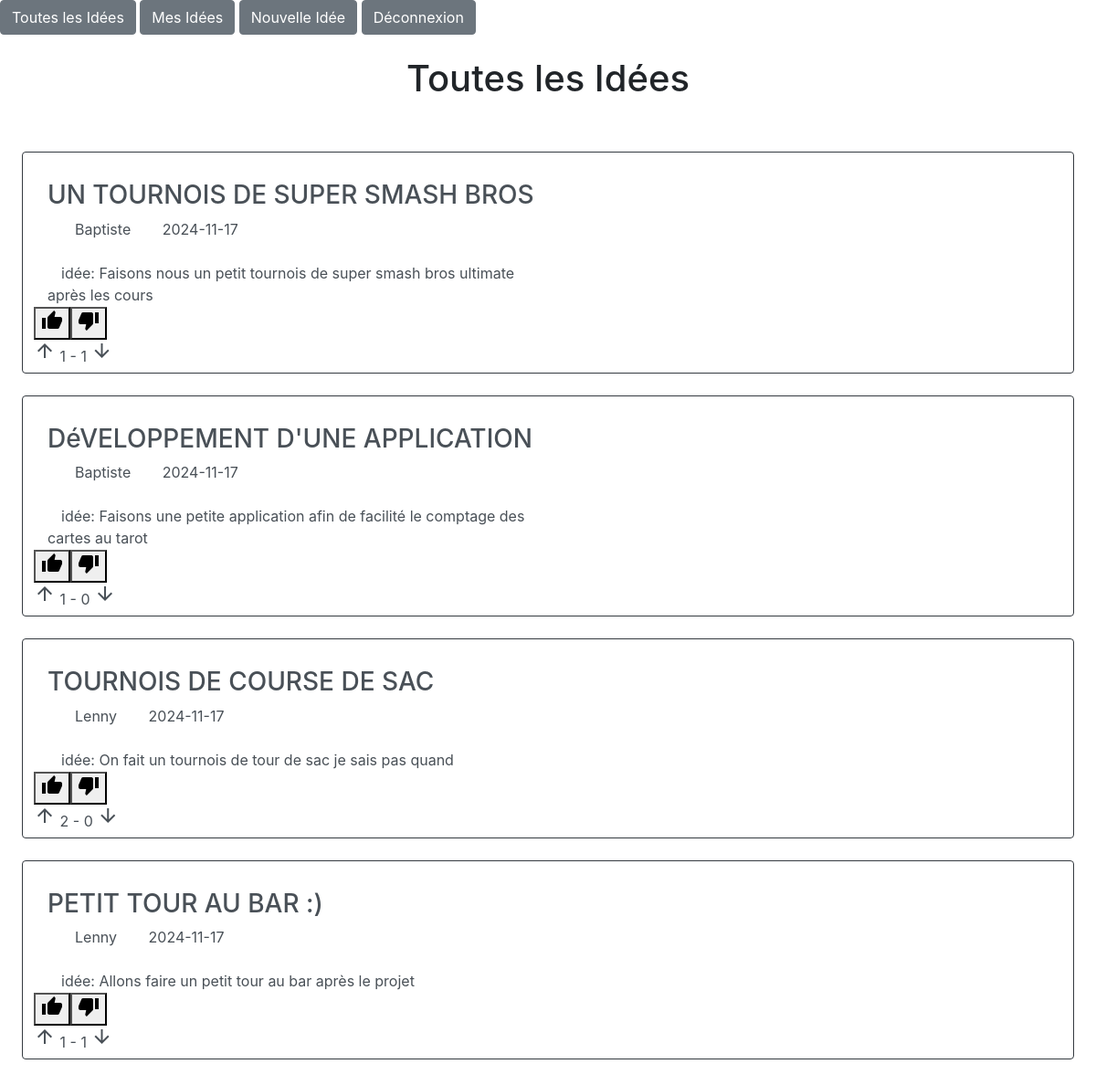
The app's page /liste_idees.php with its own data.
### tables this page shows
CREATE TABLE IF NOT EXISTS `idees` (
  `id_idees` bigint NOT NULL AUTO_INCREMENT,
  `titre_idees` varchar(255) DEFAULT NULL,
  `text_idees` varchar(500) DEFAULT NULL,
  `created_by` int DEFAULT NULL,
  `created_at` datetime DEFAULT NULL,
  `updated_at` datetime DEFAULT NULL,
  PRIMARY KEY (`id_idees`) USING BTREE
);

CREATE TABLE IF NOT EXISTS `user` (
  `id_user` bigint NOT NULL AUTO_INCREMENT,
  `identifiant_user` varchar(50) DEFAULT NULL,
  `password_user` varchar(255) DEFAULT NULL,
  PRIMARY KEY (`id_user`)
);

### fonctions.php (called while the page is built, shortened)
<?php
function getListIdees($pdo)
{
    $requete = "
        SELECT
            i.id_idees,
            i.text_idees,
            i.titre_idees,
            i.created_at,
            u.identifiant_user,
            u.id_user
        FROM
            idees AS i INNER JOIN
            user AS u
        WHERE
            i.created_by=u.id_user
        ORDER BY i.created_at DESC
    ";
    $stmt = $pdo->prepare($requete);
    $stmt->execute();
    return $stmt->fetchAll(PDO::FETCH_ASSOC);
}
function getCountVoteIdees($pdo)
{
    $requete = '
    SELECT
        id_idees,
        SUM(CASE WHEN vote = 1 THEN 1 ELSE 0 END) AS upvote,
        SUM(CASE WHEN vote = -1 THEN 1 ELSE 0 END) AS downvote
    FROM vote_idees
    GROUP BY id_idees;
';
    $stmt = $pdo->prepare($requete);
    $stmt->execute();
    $result = $stmt->fetchAll(PDO::FETCH_ASSOC);
    $formattedResult = [];
    foreach ($result as $row) {
        $formattedResult[$row['id_idees']] = [
            'upvote' => $row['upvote'],
            'downvote' => $row['downvote'],
        ];
    }
    return $formattedResult;
}

### liste_idees.php (the view, shortened to what this page needs)
<?php
include 'fonctions.php';
$pdo=createConnextionBDD();
$tabIdees=getListIdees($pdo);
$tabRatioIdees=getCountVoteIdees($pdo);
?>
<!DOCTYPE html>
<html lang="en">
<head>
    <link rel="stylesheet" href="https://cdn.jsdelivr.net/npm/bootstrap@4.0.0/dist/css/bootstrap.min.css"
 />
</head>
<body>
    <?php
    require_once 'header.php';
    ?>
    <main>
        <div class="w-100 text-center p-4">
            <h1>Toutes les Idées</h1>
        </div>
        <section class="tableau-idees p-4">
            <?php
            foreach($tabIdees as $key=>$value){
                $tabDate=explode(' ',$value['created_at']);
                ?>
                <article class="border border-dark rounded rounded-pill shadow form-control">
                    <div class="col-lg-6">
                        <span class="col-lg-4"><strong><h3><?=strtoupper($value['titre_idees'])?></h3></strong></span>
                        <span class="col-lg-3"><?=$value['identifiant_user']?></span>
                        <span class="col-lg-3"><?=$tabDate[0]?></span><br><br>
                        <span class="col-lg-12">idée: <?=$value['text_idees']?></span><br>
                    </div>
                    <div class="col-lg-6"></div>
                        <form action="" method="POST">
                            <button type="submit" class="btn-submit" value="upvote" name="upvote">
                                <span class="material-icons">thumb_up</span>
                            <button type="submit" class="btn-submit" value="downvote" name="downvote">
                                <span class="material-icons">thumb_down</span>
                            </button>
                        </form>
                        <div>
                            <span class="material-icons">arrow_upward</span>
                            <?=$tabRatioIdees[$value['id_idees']]['upvote']??0?>
                            -
                            <?=$tabRatioIdees[$value['id_idees']]['downvote']??0?>
                            <span class="material-icons">arrow_downward</span>
                        </div>
                </article>
                <br>
                <?php
            }
            ?>
        </section>
    </main>
</body>
</html>

### header.php
<header>
    <nav>
        <a href="liste_idees.php" class="btn btn-secondary">Toutes les Idées</a>
        <a href="mes_idees.php" class="btn btn-secondary">Mes Idées</a>
        <a href="creation_idees.php" class="btn btn-secondary">Nouvelle Idée</a>
        <a href="deconnexion.php" class="btn btn-secondary">Déconnexion</a>
    </nav>
</header>

### records on screen
idees: titre_idees "UN TOURNOIS DE SUPER SMASH BROS", user.identifiant_user "Baptiste", created_at "2024-11-17", text_idees "Faisons nous un petit tournois de super smash bros ultimate après les cours", id_idees "1"
idees: titre_idees "DéVELOPPEMENT D'UNE APPLICATION", user.identifiant_user "Baptiste", created_at "2024-11-17", text_idees "Faisons une petite application afin de facilité le comptage des cartes au tarot", id_idees "1", id_idees "0"
idees: titre_idees "TOURNOIS DE COURSE DE SAC", user.identifiant_user "Lenny", created_at "2024-11-17", text_idees "On fait un tournois de tour de sac je sais pas quand", id_idees "2", id_idees "0"
idees: titre_idees "PETIT TOUR AU BAR :)", user.identifiant_user "Lenny", created_at "2024-11-17", text_idees "Allons faire un petit tour au bar après le projet", id_idees "1"
